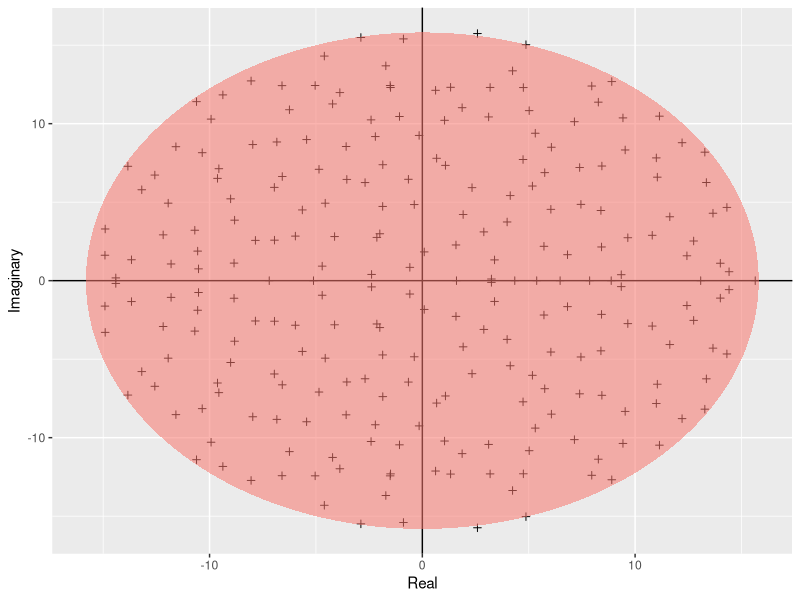

Write the R code that produced this figure.
require(ggplot2)

build_ellipse <- function(hradius, vradius){ # function that returns an ellipse
  npoints = 250
  a <- seq(0, 2 * pi, length = npoints + 1)
  x <- hradius * cos(a)
  y <- vradius * sin(a)  
  return(data.frame(x = x, y = y))
}


N <- 250 # Assign size of the matrix

M <- matrix(rnorm(N * N), N, N) # Build the matrix

eigvals <- eigen(M)$values # Find the eigenvalues

eigDF <- data.frame("Real" = Re(eigvals), "Imaginary" = Im(eigvals)) # Build a dataframe

my_radius <- sqrt(N) # The radius of the circle is sqrt(N)

ellDF <- build_ellipse(my_radius, my_radius) # Dataframe to plot the ellipse

names(ellDF) <- c("Real", "Imaginary") # rename the columns

# plot the eigenvalues
pdf("../results/Girko.pdf")

p <- ggplot(eigDF, aes(x = Real, y = Imaginary))
p <- p +
  geom_point(shape = I(3)) +
  theme(legend.position = "none")

# now add the vertical and horizontal line
p <- p + geom_hline(aes(yintercept = 0))
p <- p + geom_vline(aes(xintercept = 0))

# finally, add the ellipse
p <- p + geom_polygon(data = ellDF, aes(x = Real, y = Imaginary, alpha = 1/20, fill = "red"))
print(p)
dev.off()

if (file.exists("Rplots.pdf")){
    file.remove("Rplots.pdf")
}